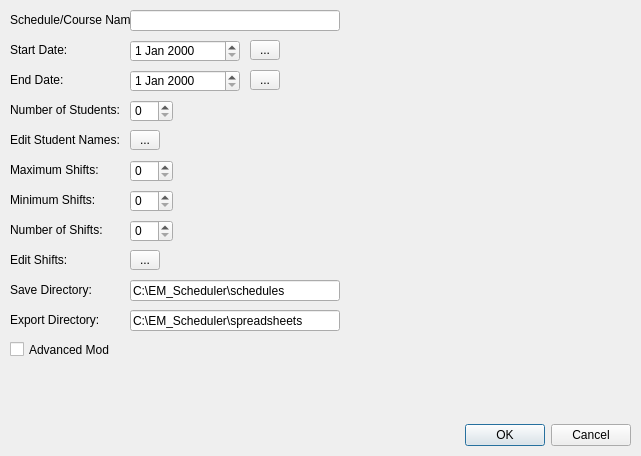
<?xml version="1.0" encoding="UTF-8"?>
<ui version="4.0">
 <class>NewSchedule</class>
 <widget class="QDialog" name="NewSchedule">
  <property name="geometry">
   <rect>
    <x>0</x>
    <y>0</y>
    <width>641</width>
    <height>456</height>
   </rect>
  </property>
  <property name="windowTitle">
   <string>New Schedule</string>
  </property>
  <widget class="QDialogButtonBox" name="buttonBox">
   <property name="geometry">
    <rect>
     <x>460</x>
     <y>420</y>
     <width>171</width>
     <height>30</height>
    </rect>
   </property>
   <property name="orientation">
    <enum>Qt::Horizontal</enum>
   </property>
   <property name="standardButtons">
    <set>QDialogButtonBox::Cancel|QDialogButtonBox::Ok</set>
   </property>
  </widget>
  <widget class="QLabel" name="label">
   <property name="geometry">
    <rect>
     <x>10</x>
     <y>10</y>
     <width>120</width>
     <height>20</height>
    </rect>
   </property>
   <property name="text">
    <string>Schedule/Course Name:</string>
   </property>
  </widget>
  <widget class="QLineEdit" name="lineEdit_NameSchedule">
   <property name="geometry">
    <rect>
     <x>130</x>
     <y>10</y>
     <width>210</width>
     <height>21</height>
    </rect>
   </property>
   <property name="toolTip">
    <string>The name of the schedule or course</string>
   </property>
  </widget>
  <widget class="QLabel" name="label_2">
   <property name="geometry">
    <rect>
     <x>10</x>
     <y>40</y>
     <width>120</width>
     <height>20</height>
    </rect>
   </property>
   <property name="text">
    <string>Start Date:</string>
   </property>
  </widget>
  <widget class="QLabel" name="label_3">
   <property name="geometry">
    <rect>
     <x>10</x>
     <y>70</y>
     <width>120</width>
     <height>20</height>
    </rect>
   </property>
   <property name="text">
    <string>End Date:</string>
   </property>
  </widget>
  <widget class="QDateEdit" name="dateEdit_Start">
   <property name="geometry">
    <rect>
     <x>130</x>
     <y>40</y>
     <width>110</width>
     <height>22</height>
    </rect>
   </property>
  </widget>
  <widget class="QDateEdit" name="dateEdit_End">
   <property name="geometry">
    <rect>
     <x>130</x>
     <y>70</y>
     <width>110</width>
     <height>22</height>
    </rect>
   </property>
  </widget>
  <widget class="QLabel" name="label_4">
   <property name="geometry">
    <rect>
     <x>10</x>
     <y>100</y>
     <width>120</width>
     <height>20</height>
    </rect>
   </property>
   <property name="text">
    <string>Number of Students:</string>
   </property>
  </widget>
  <widget class="QToolButton" name="toolButton_StartDate">
   <property name="geometry">
    <rect>
     <x>250</x>
     <y>40</y>
     <width>30</width>
     <height>20</height>
    </rect>
   </property>
   <property name="toolTip">
    <string>Use a calendar to select the date</string>
   </property>
   <property name="text">
    <string>...</string>
   </property>
  </widget>
  <widget class="QLabel" name="label_5">
   <property name="geometry">
    <rect>
     <x>10</x>
     <y>130</y>
     <width>120</width>
     <height>20</height>
    </rect>
   </property>
   <property name="text">
    <string>Edit Student Names:</string>
   </property>
  </widget>
  <widget class="QToolButton" name="toolButton_EndDate">
   <property name="geometry">
    <rect>
     <x>250</x>
     <y>70</y>
     <width>30</width>
     <height>20</height>
    </rect>
   </property>
   <property name="toolTip">
    <string>Use a calendar to select the date</string>
   </property>
   <property name="text">
    <string>...</string>
   </property>
  </widget>
  <widget class="QToolButton" name="toolButton_StudentNames">
   <property name="geometry">
    <rect>
     <x>130</x>
     <y>130</y>
     <width>30</width>
     <height>20</height>
    </rect>
   </property>
   <property name="toolTip">
    <string/>
   </property>
   <property name="text">
    <string>...</string>
   </property>
  </widget>
  <widget class="QLabel" name="label_6">
   <property name="geometry">
    <rect>
     <x>10</x>
     <y>160</y>
     <width>120</width>
     <height>20</height>
    </rect>
   </property>
   <property name="text">
    <string>Maximum Shifts:</string>
   </property>
  </widget>
  <widget class="QLabel" name="label_7">
   <property name="geometry">
    <rect>
     <x>10</x>
     <y>190</y>
     <width>120</width>
     <height>20</height>
    </rect>
   </property>
   <property name="text">
    <string>Minimum Shifts:</string>
   </property>
  </widget>
  <widget class="QLabel" name="label_8">
   <property name="geometry">
    <rect>
     <x>10</x>
     <y>250</y>
     <width>120</width>
     <height>20</height>
    </rect>
   </property>
   <property name="text">
    <string>Edit Shifts:</string>
   </property>
  </widget>
  <widget class="QLabel" name="label_9">
   <property name="geometry">
    <rect>
     <x>10</x>
     <y>220</y>
     <width>120</width>
     <height>20</height>
    </rect>
   </property>
   <property name="text">
    <string>Number of Shifts:</string>
   </property>
  </widget>
  <widget class="QToolButton" name="toolButton_ShiftEdit">
   <property name="geometry">
    <rect>
     <x>130</x>
     <y>250</y>
     <width>30</width>
     <height>20</height>
    </rect>
   </property>
   <property name="toolTip">
    <string>Edit the shifts</string>
   </property>
   <property name="text">
    <string>...</string>
   </property>
  </widget>
  <widget class="QLabel" name="label_10">
   <property name="geometry">
    <rect>
     <x>10</x>
     <y>280</y>
     <width>120</width>
     <height>20</height>
    </rect>
   </property>
   <property name="text">
    <string>Save Directory:</string>
   </property>
  </widget>
  <widget class="QLineEdit" name="lineEdit_DirectorySave">
   <property name="geometry">
    <rect>
     <x>130</x>
     <y>280</y>
     <width>210</width>
     <height>21</height>
    </rect>
   </property>
   <property name="toolTip">
    <string>The directory/folder where the schedule file (.schd) will be saved</string>
   </property>
   <property name="text">
    <string>C:\EM_Scheduler\schedules</string>
   </property>
  </widget>
  <widget class="QLabel" name="label_11">
   <property name="geometry">
    <rect>
     <x>10</x>
     <y>310</y>
     <width>120</width>
     <height>20</height>
    </rect>
   </property>
   <property name="text">
    <string>Export Directory:</string>
   </property>
  </widget>
  <widget class="QLineEdit" name="lineEdit_DirectoryExport">
   <property name="geometry">
    <rect>
     <x>130</x>
     <y>310</y>
     <width>210</width>
     <height>21</height>
    </rect>
   </property>
   <property name="toolTip">
    <string>The directory/folder where the spreadsheet (.xls) will be stored</string>
   </property>
   <property name="text">
    <string>C:\EM_Scheduler\spreadsheets</string>
   </property>
  </widget>
  <widget class="QCheckBox" name="checkBox_AdvMode">
   <property name="geometry">
    <rect>
     <x>10</x>
     <y>340</y>
     <width>100</width>
     <height>19</height>
    </rect>
   </property>
   <property name="toolTip">
    <string>Extended options will be provided such as editing shifts</string>
   </property>
   <property name="text">
    <string>Advanced Mode</string>
   </property>
  </widget>
  <widget class="QSpinBox" name="spinBox_NumStudents">
   <property name="geometry">
    <rect>
     <x>130</x>
     <y>100</y>
     <width>43</width>
     <height>22</height>
    </rect>
   </property>
  </widget>
  <widget class="QSpinBox" name="spinBox_NumMaxShifts">
   <property name="geometry">
    <rect>
     <x>130</x>
     <y>160</y>
     <width>43</width>
     <height>22</height>
    </rect>
   </property>
  </widget>
  <widget class="QSpinBox" name="spinBox_NumMinShifts">
   <property name="geometry">
    <rect>
     <x>130</x>
     <y>190</y>
     <width>43</width>
     <height>22</height>
    </rect>
   </property>
  </widget>
  <widget class="QSpinBox" name="spinBox_NumShifts">
   <property name="geometry">
    <rect>
     <x>130</x>
     <y>220</y>
     <width>43</width>
     <height>22</height>
    </rect>
   </property>
  </widget>
 </widget>
 <resources/>
 <connections>
  <connection>
   <sender>buttonBox</sender>
   <signal>accepted()</signal>
   <receiver>NewSchedule</receiver>
   <slot>accept()</slot>
   <hints>
    <hint type="sourcelabel">
     <x>248</x>
     <y>254</y>
    </hint>
    <hint type="destinationlabel">
     <x>157</x>
     <y>274</y>
    </hint>
   </hints>
  </connection>
  <connection>
   <sender>buttonBox</sender>
   <signal>rejected()</signal>
   <receiver>NewSchedule</receiver>
   <slot>reject()</slot>
   <hints>
    <hint type="sourcelabel">
     <x>316</x>
     <y>260</y>
    </hint>
    <hint type="destinationlabel">
     <x>286</x>
     <y>274</y>
    </hint>
   </hints>
  </connection>
 </connections>
</ui>
